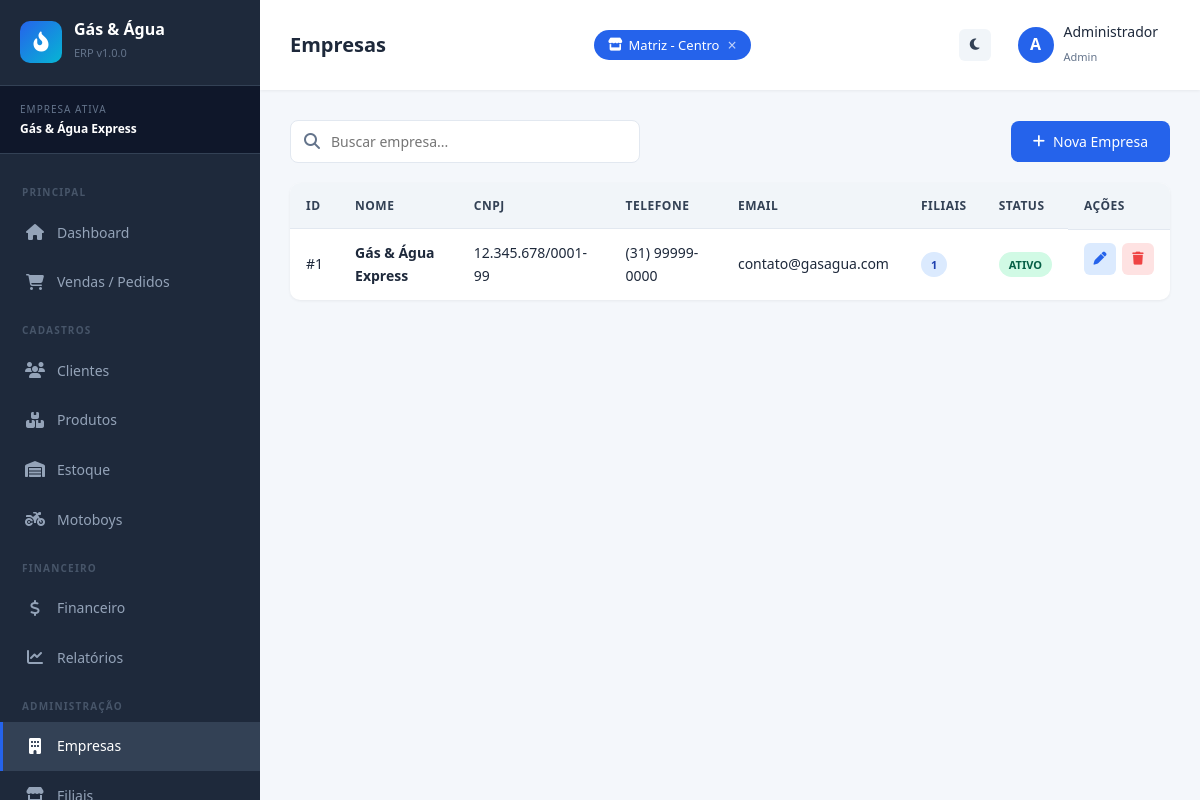
Screenshot of /pages/empresas.php (signed in) with the database file from the repository.
### tables this page shows
CREATE TABLE IF NOT EXISTS empresas (
    id INT AUTO_INCREMENT PRIMARY KEY,
    nome VARCHAR(150) NOT NULL,
    cnpj VARCHAR(20) UNIQUE NOT NULL,
    endereco VARCHAR(255),
    telefone VARCHAR(20),
    email VARCHAR(100),
    logo VARCHAR(255) DEFAULT 'default-logo.png',
    cor_primaria VARCHAR(7) DEFAULT '#2563eb',
    status ENUM('ativo','inativo') DEFAULT 'ativo',
    criado_em TIMESTAMP DEFAULT CURRENT_TIMESTAMP
);

CREATE TABLE IF NOT EXISTS filiais (
    id INT AUTO_INCREMENT PRIMARY KEY,
    empresa_id INT NOT NULL,
    nome VARCHAR(150) NOT NULL,
    endereco VARCHAR(255),
    telefone VARCHAR(20),
    responsavel VARCHAR(150),
    status ENUM('ativo','inativo') DEFAULT 'ativo',
    criado_em TIMESTAMP DEFAULT CURRENT_TIMESTAMP,
    FOREIGN KEY (empresa_id) REFERENCES empresas(id) ON DELETE CASCADE
);

### pages/empresas.php (the view, shortened to what this page needs)
<?php
$titulo_pagina = "Empresas";
$menu_ativo = "empresas";
require_once '../includes/header.php';
$empresas = $conn->query("SELECT e.*, (SELECT COUNT(*) FROM filiais f WHERE f.empresa_id = e.id) as total_filiais FROM empresas e ORDER BY nome");
?>
<div class="toolbar">
    <div class="toolbar-search">
        <i class="fas fa-search"></i>
        <input type="text" id="busca" placeholder="Buscar empresa..." class="form-control">
    </div>
    <button class="btn btn-primary" onclick="openModal('modalEmpresa')">
        <i class="fas fa-plus"></i> Nova Empresa
    </button>
</div>
<div class="table-container">
<table class="table" id="tabelaEmpresas">
    <thead>
        <tr>
            <th>ID</th>
            <th>Nome</th>
            <th>CNPJ</th>
            <th>Telefone</th>
            <th>Email</th>
            <th>Filiais</th>
            <th>Status</th>
            <th>Ações</th>
        </tr>
    </thead>
    <tbody>
        <?php while ($e = $empresas->fetch_assoc()): ?>
            <tr>
                <td>#<?= $e['id'] ?></td>
                <td><strong><?= $e['nome'] ?></strong></td>
                <td><?= $e['cnpj'] ?></td>
                <td><?= $e['telefone'] ?></td>
                <td><?= $e['email'] ?></td>
                <td><span class="badge badge-info"><?= $e['total_filiais'] ?></span></td>
                <td><?= statusBadge($e['status']) ?></td>
                <td class="actions">
                    <a href="?editar=<?= $e['id'] ?>" class="btn-icon edit" title="Editar"><i class="fas fa-pen"></i></a>
                    <button onclick="confirmarExclusao('?excluir=<?= $e['id'] ?>', 'a empresa <?= addslashes($e['nome']) ?>')" class="btn-icon delete" title="Excluir"><i class="fas fa-trash"></i></button>
                </td>
            </tr>
        <?php endwhile; ?>
    </tbody>
</table>
</div>
<?php require_once '../includes/footer.php'; ?>

### includes/header.php (shortened to what this page needs)
<?php
require_once dirname(__DIR__) . '/config/config.php';
require_once dirname(__DIR__) . '/includes/funcoes.php';
$empresa_atual = null;
if (!empty($_SESSION['empresa_id'])) {
    $stmt = $conn->prepare("SELECT nome FROM empresas WHERE id = ?");
    $stmt->bind_param("i", $_SESSION['empresa_id']);
    $stmt->execute();
    $empresa_atual = $stmt->get_result()->fetch_assoc();
}
$todas_filiais = [];
if (!empty($_SESSION['empresa_id'])) {
    $res = $conn->query("SELECT id, nome FROM filiais WHERE empresa_id = {$_SESSION['empresa_id']} AND status = 'ativo' ORDER BY nome");
    while ($f = $res->fetch_assoc()) {
        $todas_filiais[] = $f;
    }
}
$filiais_ativas = $_SESSION['filiais_ativas'] ?? [];
$titulo_pagina = $titulo_pagina ?? 'Dashboard';
$menu_ativo = $menu_ativo ?? '';
?>
<!DOCTYPE html>
<html lang="pt-br">
<head>
    <link rel="stylesheet" href="<?= BASE_URL ?>assets/css/style.css">
    <link rel="stylesheet" href="https://cdnjs.cloudflare.com/ajax/libs/font-awesome/6.4.0/css/all.min.css">
</head>
<body>
<div class="layout">
    <aside class="sidebar">
        <div class="sidebar-header">
            <div class="logo-icon"><i class="fas fa-fire-flame-curved"></i></div>
            <div>
                <h3>Gás & Água</h3>
                <small>ERP v<?= SISTEMA_VERSAO ?></small>
            </div>
        </div>
        <?php if ($empresa_atual): ?>
        <div class="sidebar-empresa">
            <div class="label">Empresa Ativa</div>
            <div class="nome"><?= escapar($empresa_atual['nome']) ?></div>
        </div>
        <?php endif; ?>
        <ul class="sidebar-menu">
            <li class="titulo-secao">Principal</li>
            <li>
                <a href="<?= BASE_URL ?>pages/dashboard.php" class="<?= $menu_ativo=='dashboard'?'active':'' ?>">
                    <span class="menu-icon"><i class="fas fa-house"></i></span> Dashboard
                </a>
            </li>
            <li>
                <a href="<?= BASE_URL ?>pages/vendas.php" class="<?= $menu_ativo=='vendas'?'active':'' ?>">
                    <span class="menu-icon"><i class="fas fa-cart-shopping"></i></span> Vendas / Pedidos
                </a>
            </li>
            <li class="titulo-secao">Cadastros</li>
            <li>
                <a href="<?= BASE_URL ?>pages/clientes.php" class="<?= $menu_ativo=='clientes'?'active':'' ?>">
                    <span class="menu-icon"><i class="fas fa-users"></i></span> Clientes
                </a>
            </li>
            <li>
                <a href="<?= BASE_URL ?>pages/produtos.php" class="<?= $menu_ativo=='produtos'?'active':'' ?>">
                    <span class="menu-icon"><i class="fas fa-boxes-stacked"></i></span> Produtos
                </a>
            </li>
            <li>
                <a href="<?= BASE_URL ?>pages/estoque.php" class="<?= $menu_ativo=='estoque'?'active':'' ?>">
                    <span class="menu-icon"><i class="fas fa-warehouse"></i></span> Estoque
                </a>
            </li>
            <li>
                <a href="<?= BASE_URL ?>pages/motoboys.php" class="<?= $menu_ativo=='motoboys'?'active':'' ?>">
                    <span class="menu-icon"><i class="fas fa-motorcycle"></i></span> Motoboys
                </a>
            </li>
            <li class="titulo-secao">Financeiro</li>
            <li>
                <a href="<?= BASE_URL ?>pages/financeiro.php" class="<?= $menu_ativo=='financeiro'?'active':'' ?>">
                    <span class="menu-icon"><i class="fas fa-dollar-sign"></i></span> Financeiro
                </a>
            </li>
            <li>
                <a href="<?= BASE_URL ?>pages/relatorios.php" class="<?= $menu_ativo=='relatorios'?'active':'' ?>">
                    <span class="menu-icon"><i class="fas fa-chart-line"></i></span> Relatórios
                </a>
            </li>
            <?php if ($_SESSION['perfil'] === 'admin'): ?>
            <li class="titulo-secao">Administração</li>
            <li>
                <a href="<?= BASE_URL ?>pages/empresas.php" class="<?= $menu_ativo=='empresas'?'active':'' ?>">
                    <span class="menu-icon"><i class="fas fa-building"></i></span> Empresas
                </a>
            </li>
            <li>
                <a href="<?= BASE_URL ?>pages/filiais.php" class="<?= $menu_ativo=='filiais'?'active':'' ?>">
                    <span class="menu-icon"><i class="fas fa-store"></i></span> Filiais
                </a>
            </li>
            <?php endif; ?>
        </ul>
    </aside>
    <main class="main">
        <div class="topbar">
            <div style="display:flex; align-items:center; gap:15px;">
                <h1><?= $titulo_pagina ?></h1>
            </div>
            <div class="filiais-chips">
                <?php foreach ($todas_filiais as $f):
                    $ativa = in_array($f['id'], $filiais_ativas);
                ?>
                    <a href="?toggle_filial=<?= $f['id'] ?><?= !empty($_GET) ? '&' . http_build_query(array_diff_key($_GET, ['toggle_filial'=>''])) : '' ?>"
                       class="filial-chip <?= $ativa ? 'active' : '' ?>"
                       title="<?= $ativa ? 'Clique para ocultar' : 'Clique para exibir' ?>">
                        <i class="fas fa-store"></i>
                        <?= escapar($f['nome']) ?>
                        <?php if ($ativa): ?>
                            <span class="chip-x">&times;</span>
                        <?php endif; ?>
                    </a>
                <?php endforeach; ?>
            </div>
            <div class="topbar-actions">
                <button onclick="toggleDarkMode()" class="btn-icon" style="background:#f1f5f9; color:#334155;" title="Modo escuro">
                    <i class="fas fa-moon"></i>
                </button>
                <div class="topbar-user">
                    <div class="avatar"><?= strtoupper(substr($_SESSION['usuario_nome'] ?? 'U', 0, 1)) ?></div>
                    <div>
                        <div class="nome"><?= escapar($_SESSION['usuario_nome'] ?? '') ?></div>
                        <small style="color:#64748b; font-size:11px;"><?= ucfirst($_SESSION['perfil'] ?? '') ?></small>
                    </div>
                </div>
            </div>
        </div>
        <div class="content">

### includes/funcoes.php (shortened to what this page needs)
<?php
function escapar($valor) {
    return htmlspecialchars($valor ?? '', ENT_QUOTES, 'UTF-8');
}
function statusBadge($status) {
    $badges = [
        'pendente'    => ['Pendente', 'warning'],
        'separacao'   => ['Em Separação', 'info'],
        'entrega'     => ['Em Entrega', 'primary'],
        'entregue'    => ['Entregue', 'success'],
        'finalizado'  => ['Finalizado', 'success'],
        'cancelado'   => ['Cancelado', 'danger'],
        'ativo'       => ['Ativo', 'success'],
        'inativo'     => ['Inativo', 'secondary'],
        'pago'        => ['Pago', 'success'],
        'disponivel'  => ['Disponível', 'success'],
        'em_entrega'  => ['Em Entrega', 'warning'],
    ];
    $info = $badges[$status] ?? [$status, 'secondary'];
    return '<span class="badge badge-' . $info[1] . '">' . $info[0] . '</span>';
}

### includes/header.php (style rules this page uses)
.filiais-chips { display: flex; gap: 8px; flex-wrap: wrap; align-items: center; }
.filial-chip { display: inline-flex; align-items: center; gap: 6px; padding: 5px 14px; border-radius: 20px; font-size: 13px; font-weight: 500; text-decoration: none; transition: all 0.2s; cursor: pointer; border: 2px solid var(--border); color: var(--text-muted); background: var(--bg-light); }
.filial-chip.active { background: var(--primary); color: white; border-color: var(--primary); }
.chip-x { font-size: 16px; line-height: 1; margin-left: 2px; opacity: 0.7; }
.topbar { flex-wrap: wrap; gap: 10px; }

### rows the page displays
empresas: nome "Gás & Água Express", id "1", cnpj "12.345.678/0001-99", telefone "(31) 99999-0000", email "contato@gasagua.com", total_filiais "1", status "ATIVO"
filiais: nome "Matriz - Centro"

### other values shown
SISTEMA_VERSAO "1.0.0"
$titulo_pagina "Empresas"
substr($_SESSION['usuario_nome'] ?? 'U', 0, 1) "A"
escapar($_SESSION['usuario_nome'] ?? '') "Administrador"
$_SESSION['perfil'] "Admin"
